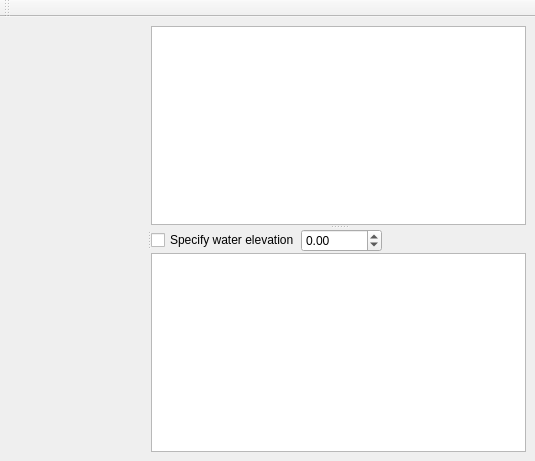
<?xml version="1.0" encoding="UTF-8"?>
<ui version="4.0">
 <class>RawDataRiverSurveyCrosssectionWindow</class>
 <widget class="QMainWindow" name="RawDataRiverSurveyCrosssectionWindow">
  <property name="geometry">
   <rect>
    <x>0</x>
    <y>0</y>
    <width>535</width>
    <height>461</height>
   </rect>
  </property>
  <property name="windowTitle">
   <string>MainWindow</string>
  </property>
  <widget class="QWidget" name="centralwidget">
   <layout class="QVBoxLayout" name="verticalLayout_2">
    <item>
     <widget class="QSplitter" name="horizontalSplitter">
      <property name="orientation">
       <enum>Qt::Horizontal</enum>
      </property>
      <widget class="RawDataRiverSurveyCrosssectionWindowGraphicsView" name="graphicsView" native="true"/>
      <widget class="QSplitter" name="verticalSplitter">
       <property name="orientation">
        <enum>Qt::Vertical</enum>
       </property>
       <widget class="QTableWidget" name="surveysTableWidget"/>
       <widget class="QWidget" name="layoutWidget">
        <layout class="QVBoxLayout" name="verticalLayout" stretch="0,1">
         <property name="spacing">
          <number>1</number>
         </property>
         <item>
          <layout class="QHBoxLayout" name="horizontalLayout">
           <item>
            <widget class="QCheckBox" name="weCheckBox">
             <property name="text">
              <string>Specify water elevation</string>
             </property>
            </widget>
           </item>
           <item>
            <widget class="QDoubleSpinBox" name="weSpinBox">
             <property name="minimum">
              <double>-10000.000000000000000</double>
             </property>
             <property name="maximum">
              <double>10000.000000000000000</double>
             </property>
            </widget>
           </item>
           <item>
            <spacer name="horizontalSpacer">
             <property name="orientation">
              <enum>Qt::Horizontal</enum>
             </property>
             <property name="sizeHint" stdset="0">
              <size>
               <width>40</width>
               <height>20</height>
              </size>
             </property>
            </spacer>
           </item>
          </layout>
         </item>
         <item>
          <widget class="RawDataRiverSurveyCrosssectionWindowTableView" name="tableView"/>
         </item>
        </layout>
       </widget>
      </widget>
     </widget>
    </item>
   </layout>
  </widget>
  <widget class="QToolBar" name="toolBar">
   <property name="windowTitle">
    <string>toolBar</string>
   </property>
   <attribute name="toolBarArea">
    <enum>TopToolBarArea</enum>
   </attribute>
   <attribute name="toolBarBreak">
    <bool>false</bool>
   </attribute>
  </widget>
 </widget>
 <customwidgets>
  <customwidget>
   <class>RawDataRiverSurveyCrosssectionWindowGraphicsView</class>
   <extends>QWidget</extends>
   <header>rawdatariversurveycrosssectionwindowgraphicsview.h</header>
   <container>1</container>
  </customwidget>
  <customwidget>
   <class>RawDataRiverSurveyCrosssectionWindowTableView</class>
   <extends>QTableView</extends>
   <header>rawdatariversurveycrosssectionwindowtableview.h</header>
  </customwidget>
 </customwidgets>
 <resources/>
 <connections/>
</ui>
